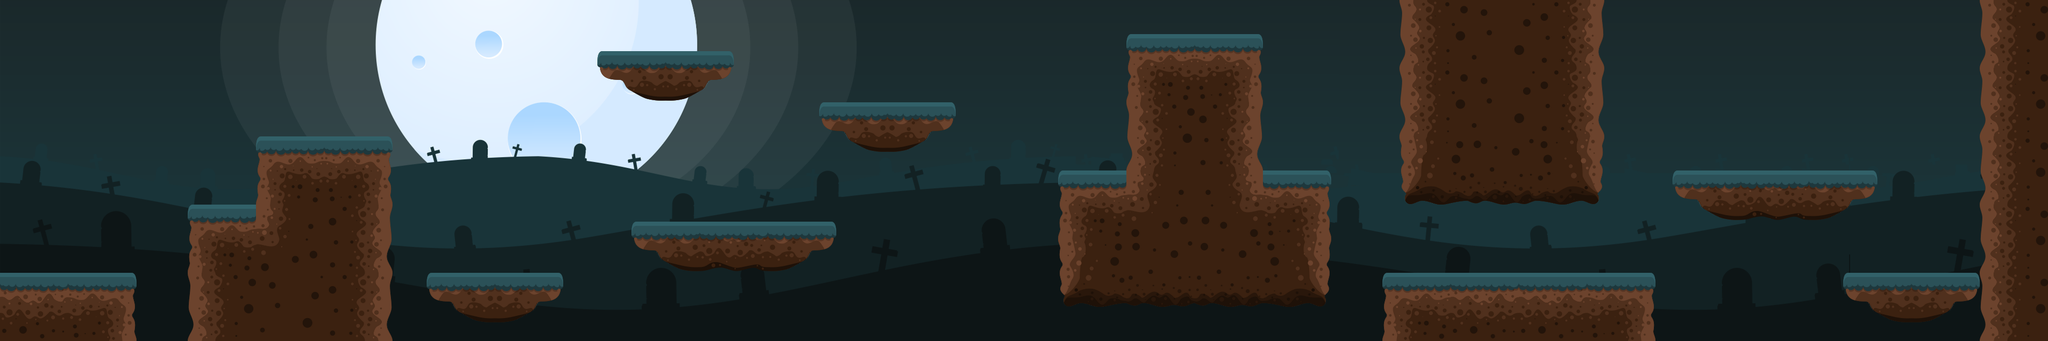

This is a level from a 2D game, rendered from its Tiled map with the project's own tilesets. A one-line summary and the map file follow, with tile-layer data summarised:
An orthogonal 120x20 tile map with 32x32 px tiles, 3 tile layers (CapaLogica, CapaFons, PrimeraCapaPrintar), 2 tilesets.

<map version="1.0" orientation="orthogonal" renderorder="right-down" width="120" height="20" tilewidth="32" tileheight="32" nextobjectid="1">
 <tileset firstgid="1" name="img" tilewidth="128" tileheight="128" spacing="1" margin="1" tilecount="20" columns="5">
  <image source="graveyard_tile.png" width="646" height="517" />
  <tile id="4">
   <properties>
    <property name="Walkable_by_enemy" type="bool" value="true" />
   </properties>
  </tile>
  <tile id="5">
   <properties>
    <property name="Collider" type="bool" value="true" />
   </properties>
  </tile>
 </tileset>
 <tileset firstgid="21" name="background" tilewidth="3840" tileheight="640" tilecount="1" columns="1">
  <image source="background.png" width="3840" height="640" />
 </tileset>
 <layer name="CapaLogica" width="120" height="20" opacity="0.33">
  <data>[2400 cells, 81 non-empty, 2 distinct tile ids]</data>
 </layer>
 <layer name="CapaFons" width="120" height="20">
  <data>[2400 cells, 1 non-empty, 1 distinct tile ids]</data>
 </layer>
 <layer name="PrimeraCapaPrintar" width="120" height="20">
  <data>[2400 cells, 54 non-empty, 14 distinct tile ids]</data>
 </layer>
</map>